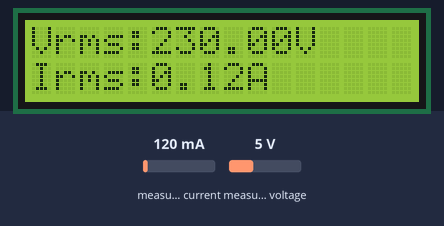
This sketch was run on a simulated ESP32. Shown: 16×2 character LCD. The test bench sets the inputs (shaded band); at power-on: measured current 120 mA, measured voltage 5 V. WiFi joins after 1.5 s; servers stay silent unless stated; what the sketch prints to the serial monitor is not drawn.

Above: at 6.0 s.
6.1 s: measured current set to 40 mA
At 11.9 s:
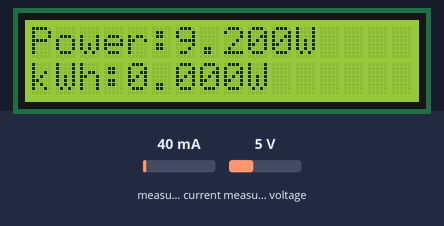
15.6 s: measured voltage set to 0.3 V
At 18.8 s:
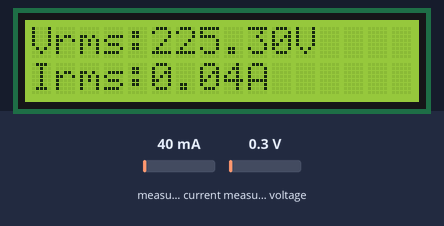
21.2 s: measured current set to 500 mA
At 22.5 s:
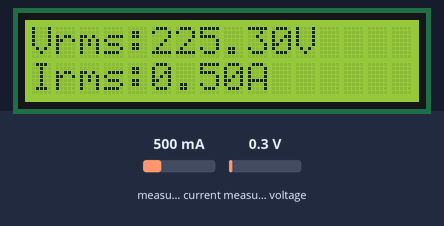
26.2 s: measured voltage set to 3.8 V
At 31.1 s:
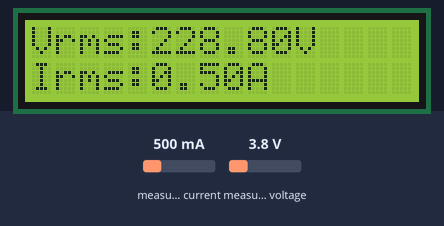
33.8 s: measured current set to 1000 mA
At 34.8 s:
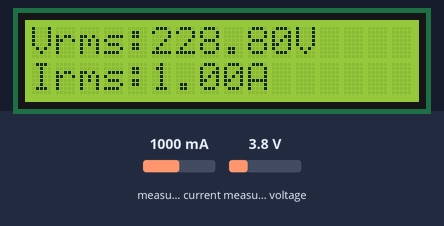
38.8 s: measured voltage set to 7.5 V
At 43.5 s:
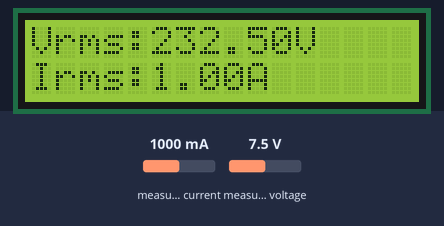
Timing chart, 0 to 45.0 s (numbered marks = the images above; inputs shaded):
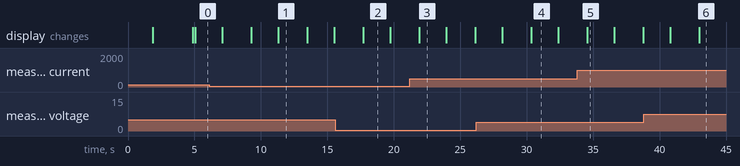

Measured:
- after the input at 6.1 s, the display: first differs from a run without the input after 3.2 s (image 1 shows a later state)
- after the input at 15.6 s, the display: changes after 2.1 s (image 2)
- after the input at 21.2 s, the display: changes after 0.73 s (image 3)
- after the input at 26.2 s, the display: first differs from a run without the input after 4.2 s (image 4)
- after the input at 33.8 s, the display: changes after 0.77 s (image 5)
- after the input at 38.8 s, the display: first differs from a run without the input after 4.2 s (image 6)
- what the display in image 1 shows lasts 2.2 s, from 11.3 s to 13.5 s

The sketch:

Energy_Meter.ino
```cpp
/**********************************************************************************
 *  Preferences--> Aditional boards Manager URLs :
 *  https://dl.espressif.com/dl/package_esp32_index.json, http://arduino.esp8266.com/stable/package_esp8266com_index.json
 *
 *  Download the libraries
 *  Blynk Library (1.1.0):  https://github.com/blynkkk/blynk-library
 **********************************************************************************/

/* Fill-in your Template ID (only if using Blynk.Cloud) */
#define BLYNK_TEMPLATE_ID "TMPL2xBQQNHfq"
#define BLYNK_TEMPLATE_NAME "Smart Home"
#define BLYNK_AUTH_TOKEN "Your AUTH token provided by Blynk"

//WiFi credentials.
// Set password to "" for open networks.
char ssid[] = "MTN_4G_457AA7";
char pass[] = "mifiiPass";
char auth[] = BLYNK_AUTH_TOKEN;
//"C60B97E7";


#include <LiquidCrystal.h>
LiquidCrystal lcd(13, 12, 14, 27, 26, 25);
#define BLYNK_PRINT Serial
#include "EmonLib.h"
#include <WiFi.h>
#include <WiFiClient.h>
#include <BlynkSimpleEsp32.h>
#include <Preferences.h>

Preferences pref;
EnergyMonitor emon;
BlynkTimer timer;


float kWh = 0;
unsigned long lastmillis = millis();

void myTimerEvent()
{
  emon.calcVI(20, 2000);
  kWh = kWh + emon.apparentPower * (millis() - lastmillis) / 3600000000.0;
  yield();
  Serial.print("Vrms: ");
  Serial.print(emon.Vrms, 2);
  Serial.print("V");

  Serial.print("\tIrms: ");
  Serial.print(emon.Irms, 2);
  Serial.print("A");

  Serial.print("\tApparent Power: ");
  Serial.print(emon.apparentPower, 2);
  Serial.print("W");

  Serial.print("\tkWh: ");
  Serial.print(kWh, 3);
  Serial.println("kWh");

  lcd.clear();
  lcd.setCursor(0, 0);
  lcd.print("Vrms:");
  lcd.print(emon.Vrms, 2);
  lcd.print("V");
  lcd.setCursor(0, 1);
  lcd.print("Irms:");
  lcd.print(emon.Irms, 2);
  lcd.print("A");
  delay(2000);

  lcd.clear();
  lcd.setCursor(0, 0);
  lcd.print("Power:");
  lcd.print(emon.apparentPower, 3);
  lcd.print("W");
  lcd.setCursor(0, 1);
  lcd.print("kWh:");
  lcd.print(kWh, 3);
  lcd.print("W");
  delay(2000);

  lastmillis = millis();

  Blynk.virtualWrite(V5, emon.Vrms);
  Blynk.virtualWrite(V6, emon.Irms);
  Blynk.virtualWrite(V7, emon.apparentPower);
  Blynk.virtualWrite(V8, kWh);
}

void setup()
{
  Serial.begin(9600);
  Blynk.begin(auth, ssid, pass);
  lcd.begin(16, 2);

  emon.voltage(35, 83.3, 1.7); // Voltage: input pin, calibration = 83.3, phase_shift
  emon.current(34, 0.50); // Current: input pin, calibration = 0.50.

  timer.setInterval(1000L, myTimerEvent);
  lcd.setCursor(3, 0);
  lcd.print("IoT Energy");
  lcd.setCursor(5, 1);
  lcd.print("Meter");
  delay(3000);
  lcd.clear();
}

void loop()
{
  Blynk.run();
  timer.run();
}
```
